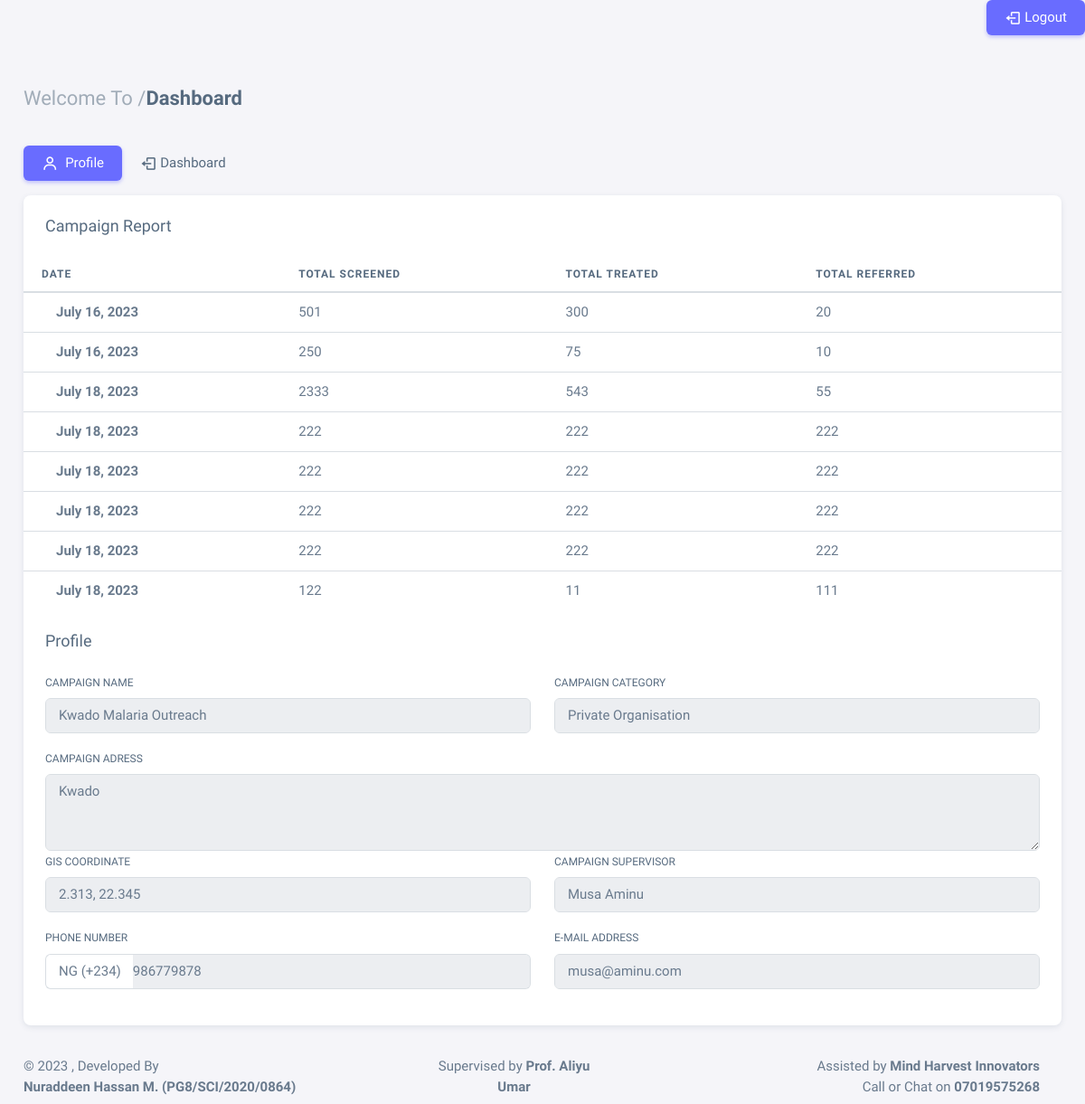
Screenshot of /camp-info/1/ with the database file from the repository.
### app/models.py (models this page shows, shortened)
class CampReport(models.Model):
    user = models.ForeignKey(User, on_delete=models.CASCADE)
    campaign_id = models.ForeignKey(Campaign, on_delete=models.CASCADE)
    screened = models.IntegerField()
    treated = models.IntegerField()
    referral = models.IntegerField()
    date_created = models.DateField(auto_now_add=True)

class Campaign(models.Model):
    user = models.ForeignKey(User, on_delete=models.CASCADE)
    type = (
        ('Mass Screening', 'Mass Screening'),
        ('Community Camp', 'Community Camp'),
    )
    campaign_type = models.CharField(max_length=50, choices=type)
    select = (
        ('Governmental', 'Governmental'),
        ('Non-Governmental Organisation', 'Non-Governmental Organisation'),
        ('Private Organisation', 'Private Organisation'),
        ('Community Initiative', 'Community Initiative'),
    )
    name = models.CharField(max_length=50)
    station = models.ForeignKey(Station, on_delete=models.CASCADE)
    category = models.CharField(max_length=50, choices=select)
    gis_location = models.CharField(max_length=50)
    address = models.TextField(max_length=200)
    supervisor = models.TextField(max_length=200)
    phone = models.IntegerField()
    email = models.EmailField(max_length=200)
    date_created = models.DateField(auto_now_add=True)

### app/views.py (the view)
# urls.py: path('camp-info/<str:pk>/', views.Campaign_Info, name='camp-info'),
def Campaign_Info(request, pk):
    campaign = get_object_or_404(Campaign, id=pk)
    report = CampReport.objects.filter(campaign_id=campaign)
    context = {
        'campaign': campaign,
        'report': report
    }
    return render(request, 'campaign_info.html', context)

### app/templates/campaign_info.html (shortened to what this page needs)
{% extends 'base.html' %}
{% block content %}
<div class="content-wrapper">
    <div class="container-xxl flex-grow-1 container-p-y">
        <h4 class="fw-semibold py-3 mb-4"><span class="text-muted fw-light">Welcome To /</span>Dashboard</h4>
        <div class="row">
            <div class="col-md-12">
                <ul class="nav nav-pills flex-column flex-md-row mb-3">
                    <li class="nav-item">
                        <a class="nav-link active" href="javascript:void(0);"><i class="bx bx-user me-1"></i>
                            Profile</a>
                    </li>
                    {% if user.User_admin %}
                    <li class="nav-item">
                        <a class="nav-link" href="{% url 'camp-list' %}"><i class="bx bx-log-out"></i>
                            Dashboard</a>
                    </li>
                    {% else %}
                    <li class="nav-item">
                        <a class="nav-link" href="{% url 'sta-camp' %}"><i class="bx bx-log-out"></i>
                            Dashboard</a>
                    </li>
                    {% endif %}
                </ul>
                <div class="card">
                    <h5 class="card-header">Campaign Report</h5>
                    <div class="table-responsive text-nowrap">
                        <table class="table">
                            <thead>
                                <tr>
                                    <th>Date</th>
                                    <th>Total Screened</th>
                                    <th>Total Treated</th>
                                    <th>Total Referred</th>
                                </tr>
                            </thead>
                            <tbody class="table-border-bottom-0">
                                {% for r in report %}
                                <tr>
                                    <td>
                                        <strong>{{r.date_created}}</strong>
                                    </td>
                                    <td>
                                        {{r.screened}}
                                    </td>
                                    <td>
                                        {{r.treated}}
                                    </td>
                                    <td>
                                        {{r.referral}}
                                    </td>
                                    {% endfor %}
                            </tbody>
                        </table>
                    </div>
                    <h5 class="card-header">Profile</h5>
                    <div class="card-body">
                        <div class="row">
                            <div class="mb-3 col-md-6">
                                <label for="AName" class="form-label">campaign Name</label>
                                <input class="form-control" value="{{ campaign.name }}" type="text" id="AName"
                                    name="AName" required readonly />
                            </div>
                            <div class="mb-3 col-md-6">
                                <label for="age" class="form-label">campaign Category</label>
                                <input class="form-control" type="text" name="age" value="{{ campaign.category }}"
                                    id="age" maxlength="2" required readonly />
                            </div>
                            <div class="mb-6 col-md-12">
                                <label for="mdcc" class="form-label">campaign Adress</label>
                                <textarea class="form-control" id="mdcc" rows="3" name="mdcc"
                                    readonly>{{ campaign.address }}</textarea>
                            </div>
                            <div class="mb-3 col-md-6">
                                <label for="address" class="form-label">GIS Coordinate</label>
                                <input class="form-control" type="text" id="address" value="{{ campaign.gis_location }}"
                                    name="address" required readonly />
                            </div>
                            <div class="mb-3 col-md-6">
                                <label for="NName" class="form-label">campaign Supervisor</label>
                                <input type="text" class="form-control" id="NName" value="{{ campaign.supervisor }}"
                                    name="NName" required readonly />
                            </div>
                            <div class="mb-3 col-md-6">
                                <label class="form-label" for="phoneNumber">Phone Number</label>
                                <div class="input-group input-group-merge">
                                    <span class="input-group-text">NG (+234)</span>
                                    <input type="number" id="phoneNumber" name="phoneNumber" class="form-control"
                                        placeholder="07019575268" value="{{ campaign.phone}}" required readonly />
                                </div>
                            </div>
                            <div class="mb-3 col-md-6">
                                <label for="IdNum" class="form-label">E-Mail Address</label>
                                <input type="text" class="form-control" value="{{ campaign.email }}" id="IdNum"
                                    name="IdNum" required readonly />
                            </div>
                        </div>
                    </div>
                </div>
            </div>
        </div>
    </div>
</div>
{% endblock content %}

### rows the page displays
CampReport: date_created "July 16, 2023", screened "501", treated "300", referral "20"
CampReport: date_created "July 16, 2023", screened "250", treated "75", referral "10"
CampReport: date_created "July 18, 2023", screened "2333", treated "543", referral "55"
CampReport: date_created "July 18, 2023", screened "222", treated "222", referral "222"
CampReport: date_created "July 18, 2023", screened "222", treated "222", referral "222"
CampReport: date_created "July 18, 2023", screened "222", treated "222", referral "222"
CampReport: date_created "July 18, 2023", screened "222", treated "222", referral "222"
CampReport: date_created "July 18, 2023", screened "122", treated "11", referral "111"
Campaign: AName "Kwado Malaria Outreach", age "Private Organisation", mdcc "Kwado", address "2.313, 22.345", NName "Musa Aminu", phoneNumber "986779878", IdNum "musa@aminu.com"
